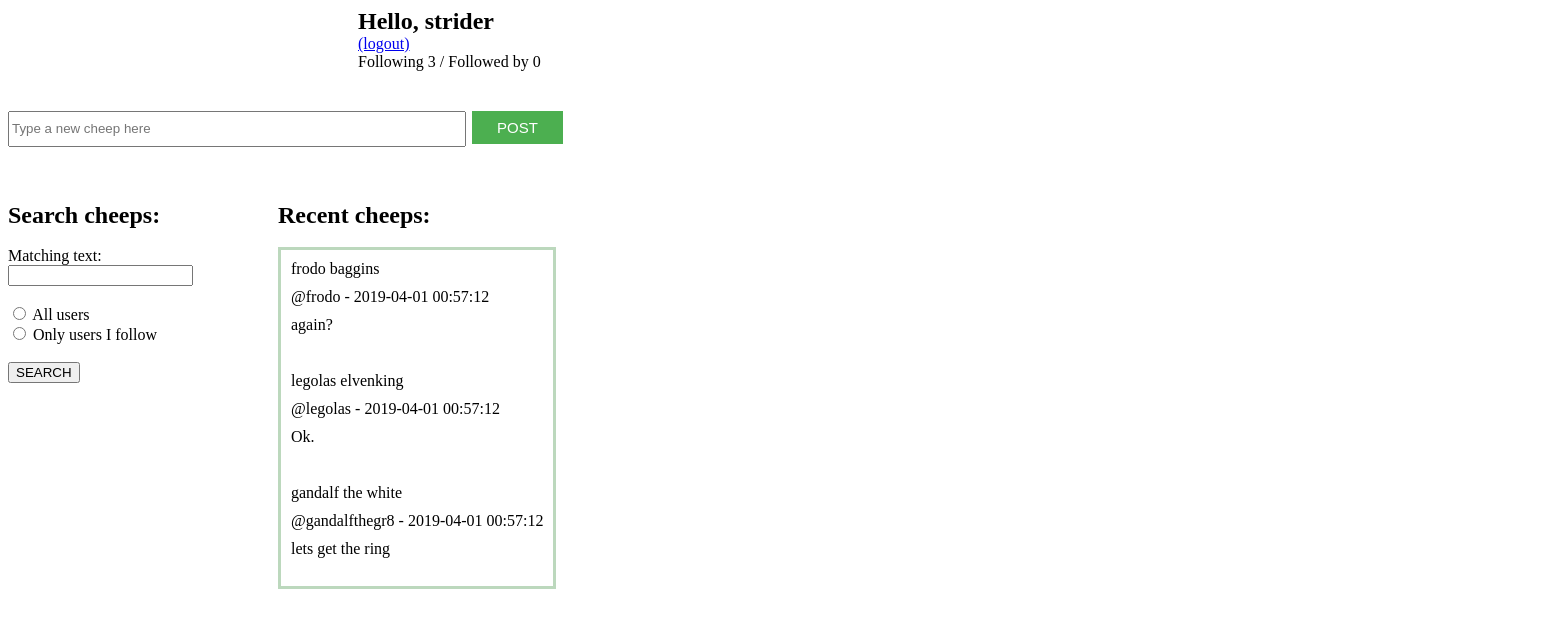
The page /home.php (signed in) on the database its author committed.
### tables this page shows
create table CHEEPS (
	cheep_id int not null AUTO_INCREMENT,
	cheep_text varchar(141),
	created_date timestamp,
	user_id int,
	primary key (cheep_id),
	foreign key (user_id) references USERS(user_id)	
);

create table USERS (
	user_id int not null AUTO_INCREMENT,
	username varchar(20) unique,
	firstname varchar(40),
	lastname varchar(40),
	password varchar(40),
	usertype varchar(20),
	created_date timestamp,
	primary key (user_id)
);

### home.php (the view, shortened to what this page needs)
<!DOCTYPE html>
<html lang="en">
<head>
	<link rel="stylesheet" type="text/css" href="style.css">
</head>
<body>
<?php
	if (isset($_SESSION['user_id'])) {
		echo "<div class='greeting'>";
		echo "<h2>Hello, ".$_SESSION['firstname']."</h2>";
		echo "<a href='logout.php'>(logout)</a><br>";
		$query_following = "select follows_id  from FOLLOWS where user_id='".$_SESSION['user_id']."'";
		$num_following = 0;
		$num_follower = 0;
		require('dbconnect.php');
		if ($result = mysqli_query($db, $query_following)) {
                	$num_following =  mysqli_num_rows($result);
        	}
		echo "<p>Following ".$num_following." / Followed by ".$num_follower."</p><br>";
		echo "</div><br>";
	} else {
 		echo "<div class='greeting'>";
		echo "<p>You are not logged in, please log in first.</p>";
	        echo "<a href='login.php'>Login</a> <br>";
		echo "</div>";
	}
?>
<div class='post'>
<form action="post_cheep.php" method="post">
<input type="text" class="inputpost" name="cheep_text" maxlength="141" placeholder="Type a new cheep here">
<input type="submit" class="postbtn" value="POST">
</form>
<br>
<br>
<br>
</div>
<div class='container'>
<div class="fil_cheep">
<h2>Search cheeps:</h2><br>
<form action="home.php" method="get">
<p>Matching text:</p>
<input type="text" name="ma_text">
<br>
<br>
<input type="radio" class="inputradio" name="ma_user" value="all">        All users<br>
<input type="radio" class="inputradio" name="ma_user" value="following">        Only users I follow<br>
<br>
<input type="submit" class="searchbtn" value="SEARCH">
</form>
</div>
<?php
	if (isset($_SESSION['user_id'])){
		if (!isset($_GET['ma_text']) && !isset($_GET['ma_user'])) {
			$query = 'select USERS.firstname, USERS.lastname, USERS.username, CHEEPS.created_date, CHEEPS.cheep_text '.
				'from (CHEEPS join FOLLOWS on CHEEPS.user_id = FOLLOWS.follows_id) '.
				'join USERS on CHEEPS.user_id = USERS.user_id '.
				'where FOLLOWS.user_id = '.$_SESSION["user_id"].' order by created_date desc limit 10';
		} else if (isset($_GET['ma_text']) && !isset($_GET['ma_user'])) {
			$ma_text = mysqli_real_escape_string($db, $_GET['ma_text']);
                        $query = 'select USERS.firstname, USERS.lastname, USERS.username, CHEEPS.created_date, CHEEPS.cheep_text '.
                                'from (CHEEPS join FOLLOWS on CHEEPS.user_id = FOLLOWS.follows_id) '.
                                'join USERS on CHEEPS.user_id = USERS.user_id '.
                                'where FOLLOWS.user_id = '.$_SESSION["user_id"].' and CHEEPS.cheep_text like "%'.$ma_text.'%" '.
				'order by created_date desc limit 10';
		} else if ($_GET['ma_user'] == 'all') {
			$ma_text = mysqli_real_escape_string($db, $_GET['ma_text']);
			$query = 'select USERS.firstname, USERS.lastname, USERS.username, CHEEPS.created_date, CHEEPS.cheep_text '.
                                'from CHEEPS join USERS on CHEEPS.user_id = USERS.user_id '.
                                'where CHEEPS.cheep_text like "%'.$ma_text.'%" order by created_date desc limit 10';
		}
	}
		echo "<div class='seres'>";
		echo "<h2>Recent cheeps:</h2><br>";
		echo "<div class='secontent'>";
		if ($result = mysqli_query($db, $query)) {
                        while ($row = mysqli_fetch_assoc($result)){
                        	echo "<p class='commentname'>".$row['firstname']." ".$row['lastname']."</p>".
				     "<p class='commentsuffix'> @".$row['username']." - ".$row['created_date']."</p>".
			     	     "<p class='commentcheeptext'>".$row['cheep_text']."</p><br>";
			}
                }
		echo "</div></div>";
?>
</div>
</body>
</html>

### style.css (style rules this page uses)
.greeting { position:relative; left:350px; }
.inputpost { width: 450px; height: 30px; }
.postbtn { background-color: #4CAF50; border: none; color: white; padding: 8px 25px; text-align: center; text-decoration: none; display: inline-block; font-size: 15px; margin: 4px 2px; cursor: pointer; }
.secontent { border: solid; border-color: #bcd8bd; }
.commentname { margin: 10px; }
.commentsuffix { margin: 10px; }
.commentcheeptext { margin: 10px; }
.container { display: inline-flex; }
.fil_cheep { width: 180px; }
.seres { position: relative; left: 90px; display: inline-grid; }
p { margin-block-start: 0; margin-block-end: 0; }
h2 { margin-block-start: 0; margin-block-end: 0; }

### rows shown on the page
cheeps: user.firstname "frodo", user.lastname "baggins", user.username "frodo", created_date "2019-04-01 00:57:12", cheep_text "again?"
cheeps: user.firstname "legolas", user.lastname "elvenking", user.username "legolas", created_date "2019-04-01 00:57:12", cheep_text "Ok."
cheeps: user.firstname "gandalf", user.lastname "the white", user.username "gandalfthegr8", created_date "2019-04-01 00:57:12", cheep_text "lets get the ring"

### other values the page prints
$_SESSION['firstname'] "strider"
$num_following "3"
$num_follower "0"
